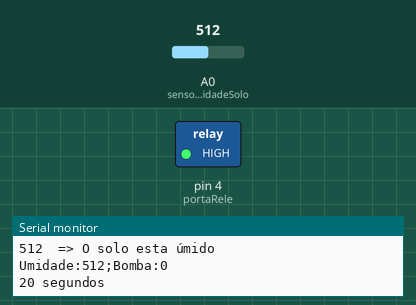
Recording of a sketch running on a simulated Arduino Uno, built with avr-gcc and run on an emulated ATmega328P. Parts: switched loads named in the sketch (green lamp = pin HIGH), the last lines printed to the serial monitor. Inputs (shaded band) come from the test bench; at power-on: A0 (sensorUmidadeSolo) = 512.

Above: at 10.8 s.
10.9 s: A0 (sensorUmidadeSolo) set to 587
21.2 s: A0 (sensorUmidadeSolo) set to 618
At 30.8 s:
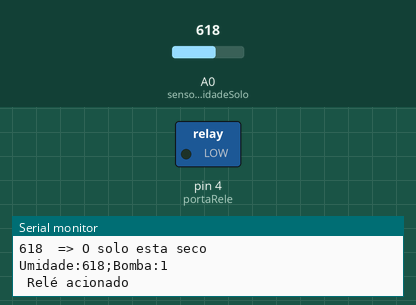
32.5 s: A0 (sensorUmidadeSolo) set to 590
At 33.5 s:
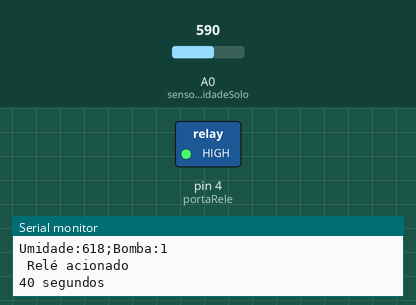
42.5 s: A0 (sensorUmidadeSolo) set to 610
At 51.8 s:
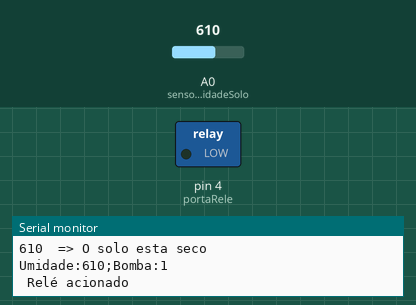
Timing chart, 0 to 53.5 s (numbered marks = the images above; inputs shaded):
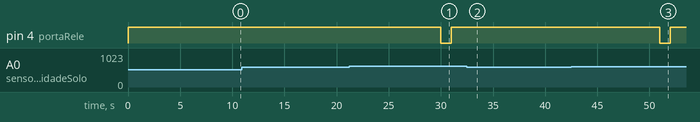

The sketch:

sketch_oct20a.ino
```cpp
// Arduino - Sensor de umidade do solo e Sensor de chuva


int sensorUmidadeSolo = A0;
int portaRele = 4;
int valorLimiteUmidade = 600;
bool soloUmido;
int valorSensorUmidadeSolo = 0;

void setup()
{
  pinMode(sensorUmidadeSolo, INPUT);
  pinMode(portaRele, OUTPUT);
  digitalWrite(portaRele, HIGH);
  Serial.begin(9600);
}

void SensorDeUmidade ()
{

  valorSensorUmidadeSolo = analogRead(sensorUmidadeSolo);
  Serial.print(valorSensorUmidadeSolo);

  if (valorSensorUmidadeSolo < valorLimiteUmidade)
  {
    Serial.println("  => O solo esta úmido");
    soloUmido = 1;
  }
  else
  {
    Serial.println("  => O solo esta seco");
    soloUmido = 0;
  }
}

void ControleDoRele()
{
  digitalWrite(portaRele, LOW);
  Serial.println(" Relé acionado ");
  delay (1000);
  digitalWrite(portaRele, HIGH);
}

void loop()
{
  for (int i = 1; i < 4321; i++)
  {
    SensorDeUmidade ();


    Serial.print("Umidade:");
    Serial.print(valorSensorUmidadeSolo);
    Serial.print(";Bomba:");
    Serial.println(soloUmido == 0 ? 1 : 0);

    if (soloUmido == 0) ControleDoRele();

    Serial.print(i * 10);
    Serial.println(" segundos");
    Serial.println();

    delay(10000); // 10 segundos de espera
  }
}
```

Measured:
- the behaviour switches between 599 and 600 on A0 (sensorUmidadeSolo) (found by bisection; images 0 and 1)
- after the input at 21.2 s, pin 4 (portaRele): HIGH → LOW after 8.8 s, → HIGH 1.0 s later
- after the input at 32.5 s, pin 4 (portaRele): stays HIGH (without the input it goes to LOW after 8.5 s)
- after the input at 42.5 s, pin 4 (portaRele): HIGH → LOW after 8.5 s, → HIGH 1.0 s later
